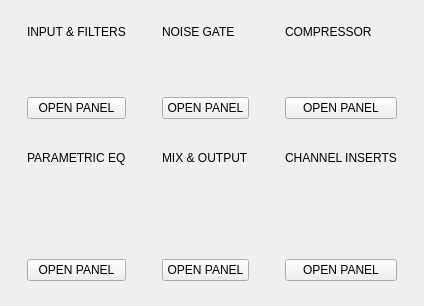
               <widget class="QWidget" name="pageOverview">
                <layout class="QGridLayout" name="ovLayout">
                 <property name="leftMargin">
                  <number>15</number>
                 </property>
                 <property name="topMargin">
                  <number>15</number>
                 </property>
                 <property name="rightMargin">
                  <number>15</number>
                 </property>
                 <property name="bottomMargin">
                  <number>15</number>
                 </property>
                 <property name="spacing">
                  <number>12</number>
                 </property>
                 <item row="0" column="0">
                  <widget class="QFrame" name="ovCardInput">
                   <property name="cls" stdset="0">
                    <string>OverviewCard</string>
                   </property>
                   <layout class="QVBoxLayout" name="ovCardInputLayout">
                    <property name="spacing">
                     <number>4</number>
                    </property>
                    <property name="leftMargin">
                     <number>12</number>
                    </property>
                    <property name="topMargin">
                     <number>10</number>
                    </property>
                    <property name="rightMargin">
                     <number>12</number>
                    </property>
                    <property name="bottomMargin">
                     <number>10</number>
                    </property>
                    <item>
                     <widget class="QLabel" name="ovTitleInput">
                      <property name="cls" stdset="0">
                       <string>CardTitle</string>
                      </property>
                      <property name="text">
                       <string>INPUT &amp; FILTERS</string>
                      </property>
                     </widget>
                    </item>
                    <item>
                     <widget class="QLabel" name="m_ovInputGain">
                      <property name="cls" stdset="0">
                       <string>CardDesc</string>
                      </property>
                      <property name="text">
                       <string/>
                      </property>
                     </widget>
                    </item>
                    <item>
                     <widget class="QLabel" name="m_ovInputFilters">
                      <property name="cls" stdset="0">
                       <string>CardDesc</string>
                      </property>
                      <property name="text">
                       <string/>
                      </property>
                     </widget>
                    </item>
                    <item>
                     <widget class="QLabel" name="m_ovInputTilt">
                      <property name="cls" stdset="0">
                       <string>CardDesc</string>
                      </property>
                      <property name="text">
                       <string/>
                      </property>
                     </widget>
                    </item>
                    <item>
                     <spacer name="ovCardInputSpacer">
                      <property name="orientation">
                       <enum>Qt::Vertical</enum>
                      </property>
                      <property name="sizeHint" stdset="0">
                       <size>
                        <width>0</width>
                        <height>0</height>
                       </size>
                      </property>
                     </spacer>
                    </item>
                    <item>
                     <widget class="QPushButton" name="ovOpenInput">
                      <property name="cls" stdset="0">
                       <string>CardOpenBtn</string>
                      </property>
                      <property name="text">
                       <string>OPEN PANEL</string>
                      </property>
                     </widget>
                    </item>
                   </layout>
                  </widget>
                 </item>
                 <item row="0" column="1">
                  <widget class="QFrame" name="ovCardGate">
                   <property name="cls" stdset="0">
                    <string>OverviewCard</string>
                   </property>
                   <layout class="QVBoxLayout" name="ovCardGateLayout">
                    <property name="spacing">
                     <number>4</number>
                    </property>
                    <property name="leftMargin">
                     <number>12</number>
                    </property>
                    <property name="topMargin">
                     <number>10</number>
                    </property>
                    <property name="rightMargin">
                     <number>12</number>
                    </property>
                    <property name="bottomMargin">
                     <number>10</number>
                    </property>
                    <item>
                     <widget class="QLabel" name="ovTitleGate">
                      <property name="cls" stdset="0">
                       <string>CardTitle</string>
                      </property>
                      <property name="text">
                       <string>NOISE GATE</string>
                      </property>
                     </widget>
                    </item>
                    <item>
                     <widget class="QLabel" name="m_ovGateState">
                      <property name="cls" stdset="0">
                       <string>CardDesc</string>
                      </property>
                      <property name="text">
                       <string/>
                      </property>
                     </widget>
                    </item>
                    <item>
                     <widget class="QLabel" name="m_ovGateParams">
                      <property name="cls" stdset="0">
                       <string>CardDesc</string>
                      </property>
                      <property name="text">
                       <string/>
                      </property>
                     </widget>
                    </item>
                    <item>
                     <spacer name="ovCardGateSpacer">
                      <property name="orientation">
                       <enum>Qt::Vertical</enum>
                      </property>
                      <property name="sizeHint" stdset="0">
                       <size>
                        <width>0</width>
                        <height>0</height>
                       </size>
                      </property>
                     </spacer>
                    </item>
                    <item>
                     <widget class="QPushButton" name="ovOpenGate">
                      <property name="cls" stdset="0">
                       <string>CardOpenBtn</string>
                      </property>
                      <property name="text">
                       <string>OPEN PANEL</string>
                      </property>
                     </widget>
                    </item>
                   </layout>
                  </widget>
                 </item>
                 <item row="0" column="2">
                  <widget class="QFrame" name="ovCardComp">
                   <property name="cls" stdset="0">
                    <string>OverviewCard</string>
                   </property>
                   <layout class="QVBoxLayout" name="ovCardCompLayout">
                    <property name="spacing">
                     <number>4</number>
                    </property>
                    <property name="leftMargin">
                     <number>12</number>
                    </property>
                    <property name="topMargin">
                     <number>10</number>
                    </property>
                    <property name="rightMargin">
                     <number>12</number>
                    </property>
                    <property name="bottomMargin">
                     <number>10</number>
                    </property>
                    <item>
                     <widget class="QLabel" name="ovTitleComp">
                      <property name="cls" stdset="0">
                       <string>CardTitle</string>
                      </property>
                      <property name="text">
                       <string>COMPRESSOR</string>
                      </property>
                     </widget>
                    </item>
                    <item>
                     <widget class="QLabel" name="m_ovCompState">
                      <property name="cls" stdset="0">
                       <string>CardDesc</string>
                      </property>
                      <property name="text">
                       <string/>
                      </property>
                     </widget>
                    </item>
                    <item>
                     <widget class="QLabel" name="m_ovCompParams">
                      <property name="cls" stdset="0">
                       <string>CardDesc</string>
                      </property>
                      <property name="text">
                       <string/>
                      </property>
                     </widget>
                    </item>
                    <item>
                     <spacer name="ovCardCompSpacer">
                      <property name="orientation">
                       <enum>Qt::Vertical</enum>
                      </property>
                      <property name="sizeHint" stdset="0">
                       <size>
                        <width>0</width>
                        <height>0</height>
                       </size>
                      </property>
                     </spacer>
                    </item>
                    <item>
                     <widget class="QPushButton" name="ovOpenComp">
                      <property name="cls" stdset="0">
                       <string>CardOpenBtn</string>
                      </property>
                      <property name="text">
                       <string>OPEN PANEL</string>
                      </property>
                     </widget>
                    </item>
                   </layout>
                  </widget>
                 </item>
                 <item row="1" column="0">
                  <widget class="QFrame" name="ovCardEq">
                   <property name="cls" stdset="0">
                    <string>OverviewCard</string>
                   </property>
                   <layout class="QVBoxLayout" name="ovCardEqLayout">
                    <property name="spacing">
                     <number>4</number>
                    </property>
                    <property name="leftMargin">
                     <number>12</number>
                    </property>
                    <property name="topMargin">
                     <number>10</number>
                    </property>
                    <property name="rightMargin">
                     <number>12</number>
                    </property>
                    <property name="bottomMargin">
                     <number>10</number>
                    </property>
                    <item>
                     <widget class="QLabel" name="ovTitleEq">
                      <property name="cls" stdset="0">
                       <string>CardTitle</string>
                      </property>
                      <property name="text">
                       <string>PARAMETRIC EQ</string>
                      </property>
                     </widget>
                    </item>
                    <item>
                     <widget class="QLabel" name="m_ovEqBand0">
                      <property name="cls" stdset="0">
                       <string>CardDesc</string>
                      </property>
                      <property name="text">
                       <string/>
                      </property>
                     </widget>
                    </item>
                    <item>
                     <widget class="QLabel" name="m_ovEqBand1">
                      <property name="cls" stdset="0">
                       <string>CardDesc</string>
                      </property>
                      <property name="text">
                       <string/>
                      </property>
                     </widget>
                    </item>
                    <item>
                     <widget class="QLabel" name="m_ovEqBand2">
                      <property name="cls" stdset="0">
                       <string>CardDesc</string>
                      </property>
                      <property name="text">
                       <string/>
                      </property>
                     </widget>
                    </item>
                    <item>
                     <widget class="QLabel" name="m_ovEqBand3">
                      <property name="cls" stdset="0">
                       <string>CardDesc</string>
                      </property>
                      <property name="text">
                       <string/>
                      </property>
                     </widget>
                    </item>
                    <item>
                     <spacer name="ovCardEqSpacer">
                      <property name="orientation">
                       <enum>Qt::Vertical</enum>
                      </property>
                      <property name="sizeHint" stdset="0">
                       <size>
                        <width>0</width>
                        <height>0</height>
                       </size>
                      </property>
                     </spacer>
                    </item>
                    <item>
                     <widget class="QPushButton" name="ovOpenEq">
                      <property name="cls" stdset="0">
                       <string>CardOpenBtn</string>
                      </property>
                      <property name="text">
                       <string>OPEN PANEL</string>
                      </property>
                     </widget>
                    </item>
                   </layout>
                  </widget>
                 </item>
                 <item row="1" column="1">
                  <widget class="QFrame" name="ovCardMix">
                   <property name="cls" stdset="0">
                    <string>OverviewCard</string>
                   </property>
                   <layout class="QVBoxLayout" name="ovCardMixLayout">
                    <property name="spacing">
                     <number>4</number>
                    </property>
                    <property name="leftMargin">
                     <number>12</number>
                    </property>
                    <property name="topMargin">
                     <number>10</number>
                    </property>
                    <property name="rightMargin">
                     <number>12</number>
                    </property>
                    <property name="bottomMargin">
                     <number>10</number>
                    </property>
                    <item>
                     <widget class="QLabel" name="ovTitleMix">
                      <property name="cls" stdset="0">
                       <string>CardTitle</string>
                      </property>
                      <property name="text">
                       <string>MIX &amp; OUTPUT</string>
                      </property>
                     </widget>
                    </item>
                    <item>
                     <widget class="QLabel" name="m_ovMixLevel">
                      <property name="cls" stdset="0">
                       <string>CardDesc</string>
                      </property>
                      <property name="text">
                       <string/>
                      </property>
                     </widget>
                    </item>
                    <item>
                     <widget class="QLabel" name="m_ovMixPan">
                      <property name="cls" stdset="0">
                       <string>CardDesc</string>
                      </property>
                      <property name="text">
                       <string/>
                      </property>
                     </widget>
                    </item>
                    <item>
                     <widget class="QLabel" name="m_ovMixMuteSolo">
                      <property name="cls" stdset="0">
                       <string>CardDesc</string>
                      </property>
                      <property name="text">
                       <string/>
                      </property>
                     </widget>
                    </item>
                    <item>
                     <spacer name="ovCardMixSpacer">
                      <property name="orientation">
                       <enum>Qt::Vertical</enum>
                      </property>
                      <property name="sizeHint" stdset="0">
                       <size>
                        <width>0</width>
                        <height>0</height>
                       </size>
                      </property>
                     </spacer>
                    </item>
                    <item>
                     <widget class="QPushButton" name="ovOpenMix">
                      <property name="cls" stdset="0">
                       <string>CardOpenBtn</string>
                      </property>
                      <property name="text">
                       <string>OPEN PANEL</string>
                      </property>
                     </widget>
                    </item>
                   </layout>
                  </widget>
                 </item>
                 <item row="1" column="2">
                  <widget class="QFrame" name="ovCardInserts">
                   <property name="cls" stdset="0">
                    <string>OverviewCard</string>
                   </property>
                   <layout class="QVBoxLayout" name="ovCardInsertsLayout">
                    <property name="spacing">
                     <number>4</number>
                    </property>
                    <property name="leftMargin">
                     <number>12</number>
                    </property>
                    <property name="topMargin">
                     <number>10</number>
                    </property>
                    <property name="rightMargin">
                     <number>12</number>
                    </property>
                    <property name="bottomMargin">
                     <number>10</number>
                    </property>
                    <item>
                     <widget class="QLabel" name="ovTitleInserts">
                      <property name="cls" stdset="0">
                       <string>CardTitle</string>
                      </property>
                      <property name="text">
                       <string>CHANNEL INSERTS</string>
                      </property>
                     </widget>
                    </item>
                    <item>
                     <widget class="QLabel" name="m_ovInsertsCount">
                      <property name="cls" stdset="0">
                       <string>CardDesc</string>
                      </property>
                      <property name="text">
                       <string/>
                      </property>
                     </widget>
                    </item>
                    <item>
                     <widget class="QLabel" name="m_ovInsertSlot0">
                      <property name="cls" stdset="0">
                       <string>CardDesc</string>
                      </property>
                      <property name="text">
                       <string/>
                      </property>
                     </widget>
                    </item>
                    <item>
                     <widget class="QLabel" name="m_ovInsertSlot1">
                      <property name="cls" stdset="0">
                       <string>CardDesc</string>
                      </property>
                      <property name="text">
                       <string/>
                      </property>
                     </widget>
                    </item>
                    <item>
                     <widget class="QLabel" name="m_ovInsertSlot2">
                      <property name="cls" stdset="0">
                       <string>CardDesc</string>
                      </property>
                      <property name="text">
                       <string/>
                      </property>
                     </widget>
                    </item>
                    <item>
                     <widget class="QLabel" name="m_ovInsertSlot3">
                      <property name="cls" stdset="0">
                       <string>CardDesc</string>
                      </property>
                      <property name="text">
                       <string/>
                      </property>
                     </widget>
                    </item>
                    <item>
                     <spacer name="ovCardInsertsSpacer">
                      <property name="orientation">
                       <enum>Qt::Vertical</enum>
                      </property>
                      <property name="sizeHint" stdset="0">
                       <size>
                        <width>0</width>
                        <height>0</height>
                       </size>
                      </property>
                     </spacer>
                    </item>
                    <item>
                     <widget class="QPushButton" name="ovOpenInserts">
                      <property name="cls" stdset="0">
                       <string>CardOpenBtn</string>
                      </property>
                      <property name="text">
                       <string>OPEN PANEL</string>
                      </property>
                     </widget>
                    </item>
                   </layout>
                  </widget>
                 </item>
                </layout>
               </widget>
